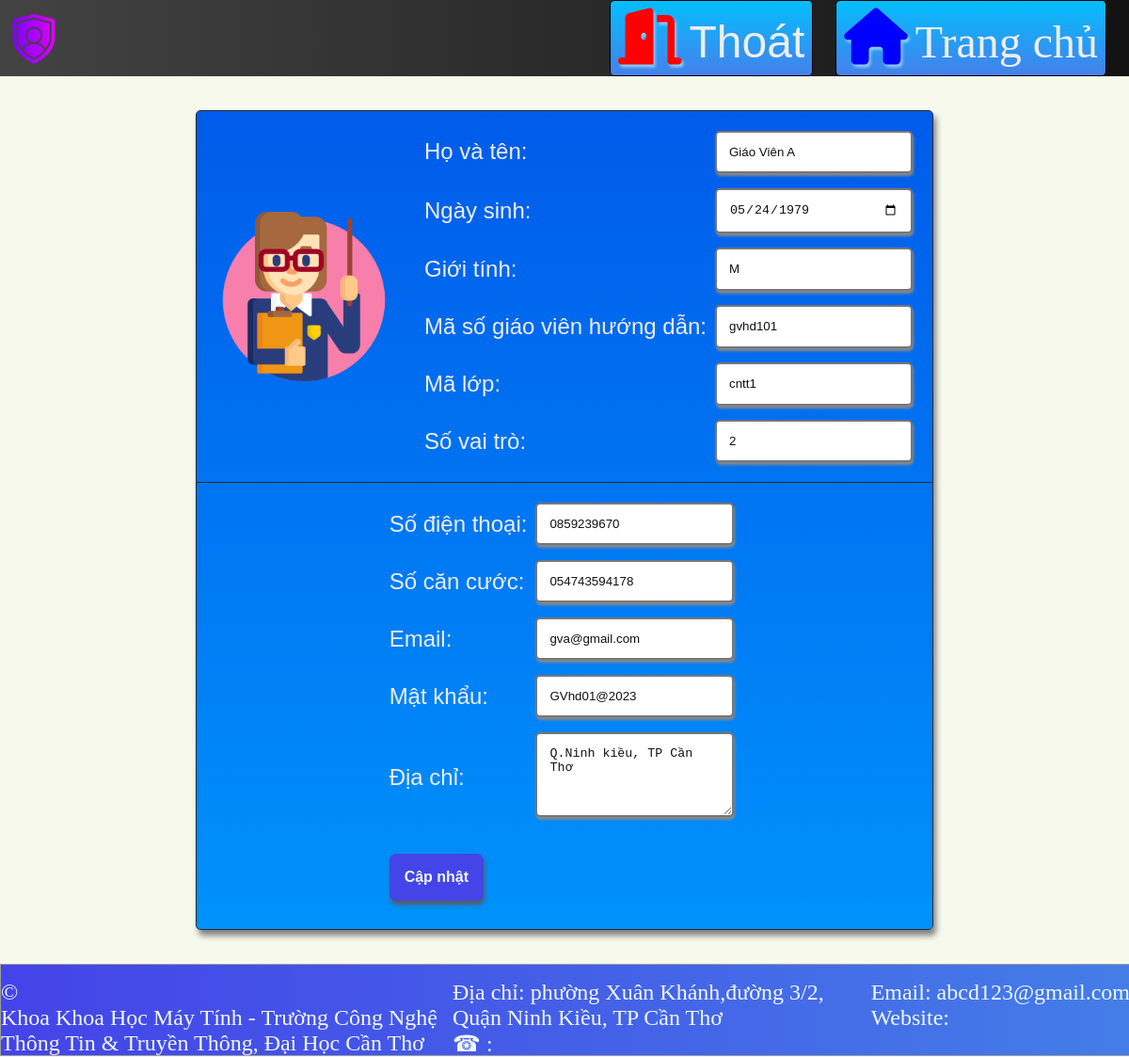
The page /DoiTuongSuDung/QuanTriHeThong/GiaoVienHuongDan/CapNhatMauTin_gvhd.php?MSGV=gvhd101 (signed in) on the database its author committed.
### tables this page shows
CREATE TABLE IF NOT EXISTS `giangvienhuongdan` (
  `MSGV` varchar(8) NOT NULL,
  `HoTen` varchar(100) NOT NULL,
  `NgaySinh` date NOT NULL,
  `GioiTinh` char(1) NOT NULL DEFAULT '0',
  `DiaChi` text DEFAULT NULL,
  `SDT` char(12) DEFAULT NULL,
  `Email` varchar(100) NOT NULL,
  `CCCD` char(12) DEFAULT NULL,
  `MaKhoa` varchar(5) NOT NULL,
  PRIMARY KEY (`MSGV`),
  UNIQUE KEY `SDT` (`SDT`),
  KEY `MaKhoa` (`MaKhoa`),
  CONSTRAINT `giangvienhuongdan_ibfk_1` FOREIGN KEY (`MaKhoa`) REFERENCES `khoa` (`MaKhoa`)
);

CREATE TABLE IF NOT EXISTS `taikhoan` (
  `UserID` varchar(8) NOT NULL,
  `MatKhau` varchar(100) NOT NULL,
  `UserRole` char(1) NOT NULL,
  PRIMARY KEY (`UserID`)
);

### DoiTuongSuDung/QuanTriHeThong/GiaoVienHuongDan/CapNhatMauTin_gvhd.php (the view, shortened to what this page needs)
<!DOCTYPE html>
<html lang="en">
    <head>
        <link rel="stylesheet" href="../../../DinhDangWebSite/TrangDungChung/TrangChu.css">
        <link rel="stylesheet" href="https://cdnjs.cloudflare.com/ajax/libs/font-awesome/6.2.1/css/all.min.css">
        <link rel="stylesheet" href="../../../DinhDangWebSite/TrangDungChung/DinhDangDungChungChoTatCa.css">
        <link rel="stylesheet" href="../../../DoiTuongSuDung/QuanTriHeThong/GiaoVienHuongDan/GiaoDienTaoTaiKhoanGVHD.css">
        <link rel="stylesheet" href="../../../DinhDangWebSite/QuanTriHeThong/GiaoDienQuanTri.css">
        <link rel="stylesheet" href="../../../DinhDangWebSite/QuanTriHeThong/GiaoDienCapNhat.css">
    </head>
    <body>
        <header>
            <div class="DauTrangChu">
                <div class="Logo">
                   <img src="../../../Image/QuanTriHeThong/protection.png" class="anhAdmin">
                </div>
                <div class="CacNutDauTrang">
                    <form action="../../TrangDungChung/ThucHienDangXuat.php" method="post" enctype="application/x-www-form-urlencoded">
                        <button type="submit" class="NutDangXuat">
                            <i class="fa-solid fa-door-open"></i>Thoát
                        </button>
                    </form>
                    <a href="../TrangChu.php" class="NutVeTrangChu"><i class="fa-solid fa-house"></i>Trang chủ</a>
                </div>
            </div>
        </header>
        <main>
            <?php
                include ('../../TrangDungChung/KetNoi.php');
                $maSo = trim($_GET['MSGV']);
                $LenhTimThongTin = "SELECT *
                                    FROM giangvienhuongdan gv INNER JOIN taikhoan tk ON tk.UserID = gv.MSGV
                                    WHERE gv.MSGV = '$maSo'";
                $truyVan = mysqli_query($connect,$LenhTimThongTin) or die(mysqli_connect_error());
                $row = mysqli_fetch_array($truyVan) or die(mysqli_connect_error());
            ?>
                <form action="../../QuanTriHeThong/GiaoVienHuongDan/ThucHienCapNhat_gv.php" method="post" enctype="application/x-www-form-urlencoded" class="BieuMauCapNhat">
                    <div class="KhungHienThiChinh">
                        <div class="KhungHienThiDau">
                            <div class="DauThu1">
                                <img src="../../../Image/QuanTriHeThong/teacher.png" class="AnhDaiDien" alt="">
                            </div>
                            <div class="DauThu2">
                                <table>
                                    <tr>
                                    <td>
                                        <p>Họ và tên:</p>
                                    </td>
                                    <td>
                                        <input name="HoTen" type="text" value="<?php echo $row['HoTen'];?>">
                                    </td>
                                    </tr>
                                    <tr>
                                    <td>
                                        <p>Ngày sinh:</p>
                                    </td>
                                    <td>
                                        <input name="NgaySinh" type="date" value="<?php echo $row['NgaySinh'];?>">
                                    </td>
                                    </tr>
                                    <tr>
                                    <td>
                                        <p>Giới tính:</p>
                                    </td>
                                    <td>
                                        <input name="GioiTinh" type="text" value="<?php echo $row['GioiTinh'];?>">
                                    </td>
                                    </tr>
                                    <tr>
                                    <td>
                                        <p>Mã số giáo viên hướng dẫn:</p>
                                    </td>
                                    <td>
                                        <input name="MSGV" type="text" value="<?php echo $row['MSGV'];?>">
                                    </td>
                                    </tr>
                                    <tr>
                                    <td>
                                        <p>Mã lớp:</p>
                                    </td>
                                    <td>
                                        <input name="MaKhoa" type="text" value="<?php echo $row['MaKhoa'];?>">
                                    </td>
                                    </tr>
                                    <tr>
                                    <td>Số vai trò:</td>
                                    <td>
                                        <input name="UserRole" type="text" value="<?php echo $row['UserRole'];?>">
                                    </td>
                                    </tr>
                                </table>
                            </div>
                        </div>
                        <div class="KhungHienThiDuoi">
                            <table>
                            <tr>
                                <td>
                                    <p>Số điện thoại:</p>
                                </td>
                                <td>
                                    <input name="SDT" type="text" value="<?php echo $row['SDT'];?>"/>
                                </td>
                            </tr>
                            <tr>
                                <td>
                                    <p>Số căn cước:</p>
                                </td>
                                <td>
                                    <input name="CCCD"  type="text" value="<?php echo $row['CCCD'];?>"/>
                                </td>
                            </tr>
                            <tr>
                                <td>
                                    <p>Email:</p>
                                </td>
                                <td>
                                    <input name="Email"  type="text" value="<?php echo $row['Email'];?>">
                                </td>
                            </tr>
                            <tr>
                                <td>
                                    <p>Mật khẩu:</p>
                                </td>
                                <td>
                                    <input name="MatKhau"  type="text" value="<?php echo$row['MatKhau'];?>">
                                </td>
                            </tr>
                            <tr>
                                <td>
                                    <p>Địa chỉ:</p>
                                </td>
                                <td>
                                    <textarea class="TruongDiaChi" name="DiaChi"><?php echo $row['DiaChi'];?> </textarea>
                                </td>
                            </tr>
                            <tr>
                                <td colspan="2">
                                    <button type="submit" class="NutDangNhap">Cập nhật</button>
                                </td>
                            </tr>
                            </table>
                        </div>
                    </div>
                </form>
        </main>
        <footer>
        <div class="ChanBenPhai">
                <p>&copy; <span id="NamHienTai"></span></p>
                <p>
                    Khoa Khoa Học Máy Tính - Trường Công Nghệ Thông Tin & Truyền Thông, Đại Học Cần Thơ
                </p>
            </div>
            <div class="ChanBenTrai">
                <div class="ChanTrai1">
                    <p>Địa chỉ: phường Xuân Khánh,đường 3/2, Quận Ninh Kiều, TP Cần Thơ</p>
                    <span>&phone; : </span>
                </div>
                <div class="ChanTrai2">
                    <p>Email: abcd123@gmail.com</p>
                    <p>Website: </p>
                </div>
            </div>
        </footer>
    </body>
</html>

### DinhDangWebSite/TrangDungChung/TrangChu.css (style rules this page uses)
* { margin: 0; padding: 0; border: 0; }
.DauTrangChu { display: grid; grid-template-areas: 'logo Nut'; background-image: linear-gradient(to right, #434343 0%, rgb(18, 18, 18) 100%); }
.Logo { grid: logo; display: flex; justify-content: left; align-items: center; align-content: center; }
.CacNutDauTrang { grid: Nut; display: flex; justify-self: end; align-items: center; }
.anhAdmin { width: 5vw; height: 5vw; padding: 0.5vw; }
.NutDangXuat,.NutVeTrangChu { font-size: 2em; padding: 1vh; display: block; border: 1px solid black; margin-right: 2vw; text-decoration: none; border-radius: 5px; color: #eee; background-image: linear-gradient(to top, #4481eb 0%, #04befe 100%); }
.NutDangNhap,.NutChuyenTrang,.NutDangky,.NutHuy { padding: 1em; background-color: rgb(68, 68, 232); font-size: 1rem; font-family: 'Poppins', sans-serif; font-weight: 600; border-radius: 7px; box-shadow: 1px 4px 4px rgb(92, 90, 90); color: aliceblue; cursor: pointer; margin-top: 3vh; }
.TruongDiaChi { width: 30vw; height: 20vh; }
input,.TruongDiaChi { outline: none; border: 2px solid rgb(119, 118, 118); padding: 1em; margin: 0.5em; border-radius: 5px; box-shadow: 1px 3px 3px rgb(137, 137, 137); }
input { width: 15vw; }

### DinhDangWebSite/TrangDungChung/DinhDangDungChungChoTatCa.css (style rules this page uses)
* { margin: 0; padding: 0; border: 0; }
header { z-index: 1; }
.fa-house,.fa-door-open { font-size: 1.25em; margin-right: 1vh; text-shadow: 2px 3px 3px rgb(141, 205, 250); }
.fa-house { color: blue; }
.fa-door-open { color: red; }
main { padding-bottom: 3vw; }
input, textarea ,option, select { color: rgb(18, 17, 17); }
footer { display: grid; margin: 0; grid-template-areas: "ChanPhai ChanTrai"; border: 1px solid rgb(157, 157, 157); display: flex; left: 0; bottom: 0; width: 100vw; height: 12vh; color: aliceblue; background-image: linear-gradient(to left,rgb(68, 125, 232),rgb(68, 95, 232),rgb(68, 68, 232) ); }
.ChanBenPhai { grid: "ChanPhai"; width: 40vw; }
.ChanBenTrai { grid: "ChanTrai"; display: grid; grid-template-areas: "ChanTrai1 ChanTrai2"; width: 60vw; }
.ChanBenPhai,.ChanBenTrai { margin: 2vh 0 2vh 0; font-family: 'Times New Roman', Times, serif; }
.ChanTrai1 { grid: "ChanTrai1"; }
.ChanTrai2 { grid: "ChanTrai2"; }

### DoiTuongSuDung/QuanTriHeThong/GiaoVienHuongDan/GiaoDienTaoTaiKhoanGVHD.css (style rules this page uses)
main { display: flex; justify-content: center; padding: 0; }

### DinhDangWebSite/QuanTriHeThong/GiaoDienQuanTri.css (style rules this page uses)
body { font-size: 1.5em; }
footer { position: relative; z-index: 1; }
main { margin: 0; }
.BieuMauCapNhat { display: flex; justify-content: center; }
.TruongDiaChi { width: 15vw; height: 5vw; }
.NutDangNhap { margin-bottom: 2vh; }

### DinhDangWebSite/QuanTriHeThong/GiaoDienCapNhat.css (style rules this page uses)
body { background-color: #f6f9ec; }
.KhungHienThiChinh { margin: 3vw 0 3vw 0; font-family: Arial, Helvetica, sans-serif; background-image: linear-gradient(to top, #0092fb 0%, #005bea 100%); color: #eee; box-shadow: 3px 6px 6px gray; border: 1px solid rgb(43, 41, 41); border-radius: 5px; }
.KhungHienThiDau { display: grid; grid-template-areas: 'dau1 dau2'; }
.KhungHienThiDuoi { display: grid; padding: 1vw; justify-content: center; border-top: 1px solid rgb(43, 41, 41); }
.DauThu1 { grid: dau1; display: flex; justify-content: center; align-items: center; }
.DauThu2 { grid: dau2; padding: 1vw; }
.AnhDaiDien { width: 15vw; height: 15vw; padding: 2vw; }

### rows shown on the page
giangvienhuongdan: HoTen "Giáo Viên A", NgaySinh "05/24/1979", GioiTinh "M", MSGV "gvhd101", MaKhoa "cntt1", UserRole "2", SDT "0859239670", CCCD "054743594178", Email "gva@gmail.com", MatKhau "GVhd01@2023", DiaChi "Q.Ninh kiều, TP Cần Thơ"
